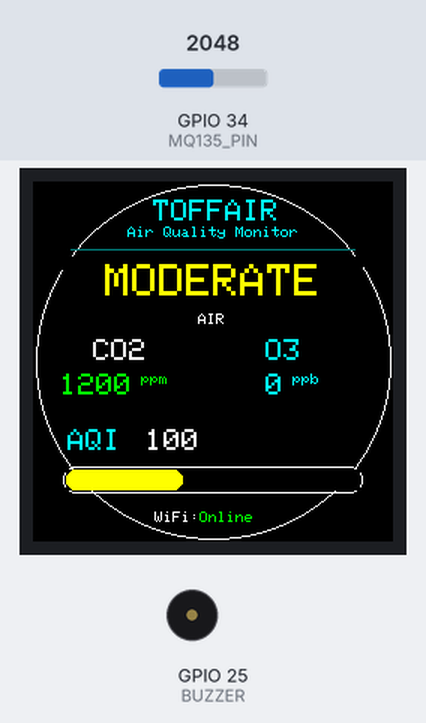
Recording of a sketch running on a simulated ESP32. Parts: 240×240 colour display, buzzer (waves = sounding). The inputs (shaded band) are chosen by the test bench; at power-on: GPIO 34 (MQ135_PIN) = 2048. WiFi joins after 1.5 s; servers stay silent unless stated; EEPROM starts erased; what the sketch prints to the serial monitor is not drawn.

Above: at 8.0 s.
8.1 s: GPIO 34 (MQ135_PIN) set to 2866
At 9.4 s:
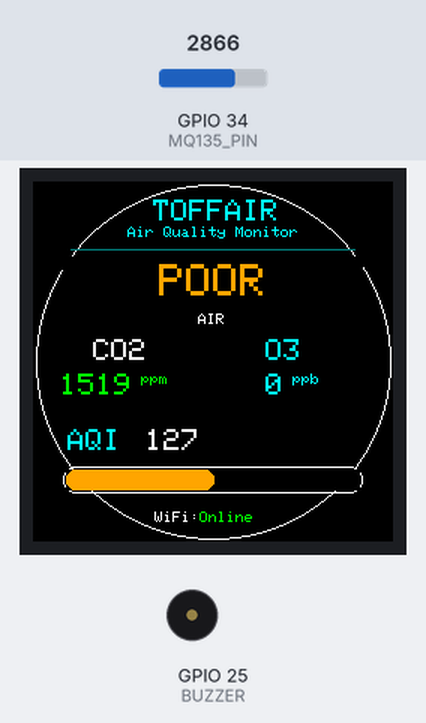
10.3 s: GPIO 34 (MQ135_PIN) set to 3543
At 11.8 s:
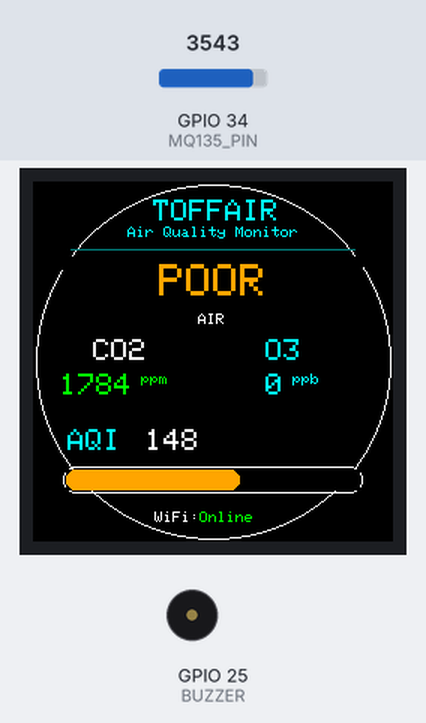
12.1 s: GPIO 34 (MQ135_PIN) set to 3633
At 13.5 s:
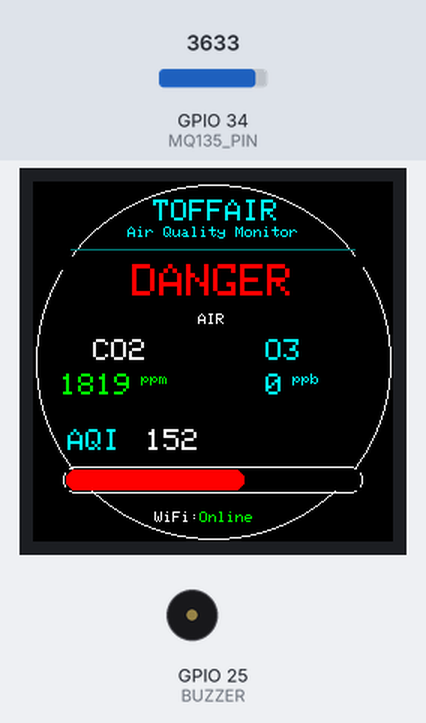
14.2 s: GPIO 34 (MQ135_PIN) set to 1344
At 15.7 s:
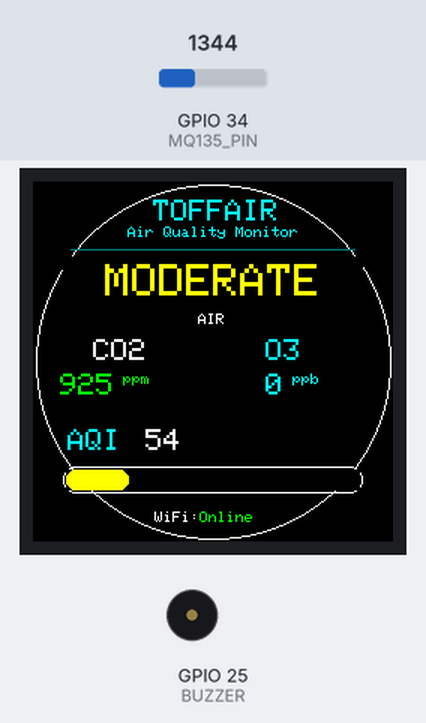
16.0 s: GPIO 34 (MQ135_PIN) set to 1246
At 17.2 s:
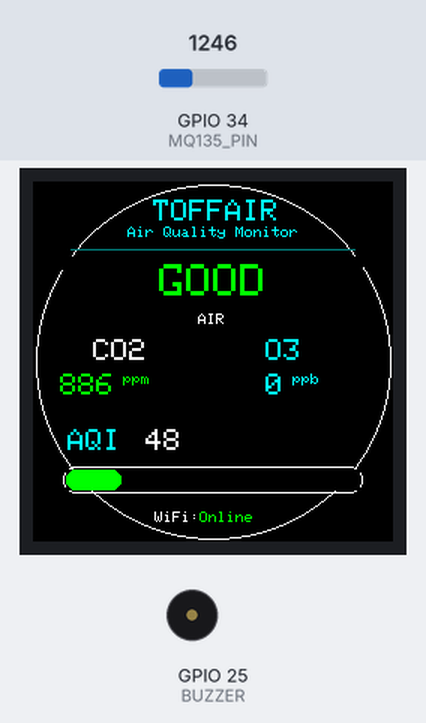
17.5 s: GPIO 34 (MQ135_PIN) set to 542
At 18.4 s:
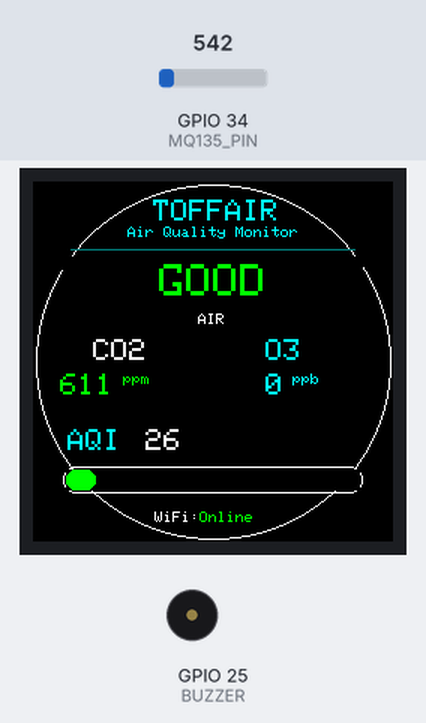
19.0 s: GPIO 34 (MQ135_PIN) set to 493
Timing chart, 0 to 21.6 s (numbered marks = the images above; inputs shaded):
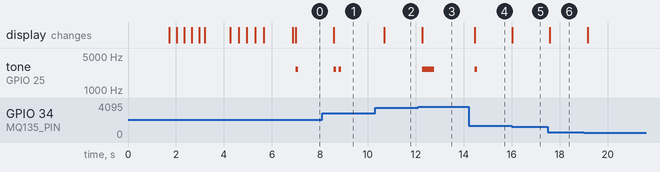

Measured:
- the behaviour switches between 3585 and 3586 on GPIO 34 (MQ135_PIN) (found by bisection; images 2 and 3)
- the behaviour switches between 1283 and 1282 on GPIO 34 (MQ135_PIN) (found by bisection; images 4 and 5)
- after the input at 8.1 s, tone on GPIO 25 (BUZZER): alternates 2700 Hz for 0.10 s and silent for 0.12 s, 4 changes in all, then stays silent, starting after 0.48 s; the display: changes after 0.48 s (image 1)
- after the input at 10.3 s, the display: changes after 0.39 s (image 2)
- after the input at 12.1 s, tone on GPIO 25 (BUZZER): silent → 2700 Hz after 0.16 s, → silent 0.50 s later; the display: changes after 0.16 s (image 3)
- after the input at 14.2 s, tone on GPIO 25 (BUZZER): silent → 2700 Hz after 0.26 s, → silent 0.10 s later; the display: changes after 0.26 s (image 4)
- after the input at 16.0 s, the display: changes at once (image 5)
- after the input at 17.5 s, the display: changes after 0.10 s (image 6)

The sketch:

ToffAir.ino
```cpp
/*****************************************************
 *               ToffAir v3.0.0
 *      Air Quality Monitoring Station
 *        ESP32 + GC9A01 + MQ135 + MQ131
 *
 *      Desarrollado por: Juan Portillo
 *****************************************************/

#include <SPI.h>
#include <WiFi.h>
#include <Preferences.h>
#include "AdafruitIO_WiFi.h"
#include <Adafruit_GFX.h>
#include <Adafruit_GC9A01A.h>

//======================================================
// PINES
//======================================================

#define TFT_CS     5
#define TFT_DC     2
#define TFT_RST    4

#define TFT_SCK    18
#define TFT_MOSI   23

#define MQ135_PIN  34
#define MQ131_CS    15
#define MQ131_RDY   19

#define BUZZER     25

//======================================================
// COLORES
//======================================================

#define BG_COLOR      GC9A01A_BLACK
#define TITLE_COLOR   GC9A01A_CYAN
#define TEXT_COLOR    GC9A01A_WHITE
#define GOOD_COLOR    GC9A01A_GREEN
#define WARN_COLOR    GC9A01A_YELLOW
#define BAD_COLOR     GC9A01A_RED
#define BAR_COLOR     GC9A01A_BLUE

//======================================================
// TFT
//======================================================

Adafruit_GC9A01A tft(TFT_CS, TFT_DC, TFT_RST);

//======================================================
// VARIABLES GLOBALES
//======================================================

float mq135 = 0;
float mq131 = 0;

//=========================
// WIFI
//=========================

bool ultimoEstadoWiFi = false;
unsigned long tiempoReconexion = 0;

const char* ssid = "NAME_OF_WIFI";
const char* password = "YOUR_PASSWORD";

bool wifiConectado = false;

//=====================================================
// ADAFRUIT IO
//=====================================================

#define IO_USERNAME "YOUR_ID"
#define IO_KEY      "YOUR_IO_KEY"

AdafruitIO_WiFi io(IO_USERNAME, IO_KEY, ssid, password);

AdafruitIO_Feed *co2Feed    = io.feed("co2");
AdafruitIO_Feed *ozonoFeed  = io.feed("ozono");
AdafruitIO_Feed *aqiFeed    = io.feed("aqi");

unsigned long tiempoAdafruit = 0;

//==============================
// MQ135
//==============================

int mq135RAW = 0;

float mq135Voltaje = 0;

float mq135PPM = 0;

// Tiempo de actualización
unsigned long tiempoMQ135 = 0;

int AQI = 0;

String estado = "GOOD";

bool wifi = false;

//==============================
// MCP3551 - MQ131
//==============================

long mq131RAW = 0;
float mq131Voltaje = 0.0;
float mq131PPB = 0.0;

float mq131Ratio = 0.0;

long mq131Filtro = 0;

const byte NUM_MUESTRAS = 8;
long muestrasMQ131[NUM_MUESTRAS];
byte indiceMQ131 = 0;

unsigned long tiempoMQ131 = 0;

float mq131Rs = 0.0;

Preferences memoria;

float mq131R0 = 0.0;

bool calibrado = false;

unsigned long tiempoCalibracion = 0;

const unsigned long DURACION_CAL = 60000;   // 60 segundos

float sumaR0 = 0;

long contadorR0 = 0;

//======================================================
// FUNCIONES
//======================================================

void splashScreen();
void dashboard();
void drawProgressBar(int percent);

//======================================================
// SETUP
//======================================================

void setup()
{
    Serial.begin(115200);

    Serial.begin(115200);

    conectarWiFi();

    conectarAdafruit();

    pinMode(BUZZER, OUTPUT);

    // PWM para buzzer
    ledcAttach(BUZZER, 2700, 8);

    SPI.begin(TFT_SCK, -1, TFT_MOSI, TFT_CS);

    tft.begin();

    tft.setRotation(0);

    splashScreen();

    pantallaDiagnostico();

    diagnosticoLinea("Display",true);

    diagnosticoLinea("MQ135",true);

    diagnosticoLinea("MCP3551",true);

    diagnosticoLinea("MQ131",true);

    diagnosticoLinea("Calibration",true);

    delay(800);

    dashboard();

    pinMode(MQ131_RDY, INPUT);

    digitalWrite(MQ131_CS, HIGH);
    pinMode(MQ131_CS, OUTPUT);

    memoria.begin("mq131", false);

    mq131R0 = memoria.getFloat("R0", 0);

    if(mq131R0 > 0)
    {
        calibrado = true;
    }
    else
    {
        tiempoCalibracion = millis();
    }

}

void beep(int tiempo)
{
    ledcWrite(BUZZER, 128);   // 50% Duty Cycle
    delay(tiempo);
    ledcWrite(BUZZER, 0);
}

//======================================================
// LOOP
//======================================================

void loop()
{
    wifiConectado = (WiFi.status() == WL_CONNECTED);

    bool estadoActual = (WiFi.status() == WL_CONNECTED);

    if (estadoActual != ultimoEstadoWiFi)
    {
        ultimoEstadoWiFi = estadoActual;
        actualizarWiFi();
    }

    if (wifiConectado)
    {
        io.run();
    }

    // Intentar reconectar cada 10 s
    if (!wifiConectado)
    {
        if (millis() - tiempoReconexion >= 10000)
        {
            tiempoReconexion = millis();
            reconectarWiFi();
        }
    }

    // Sensores cada 500 ms
    if (millis() - tiempoMQ135 >= 500)
    {
        tiempoMQ135 = millis();

        leerMQ135();
        leerMQ131();

        calibrarMQ131();

        actualizarMQ131();

        calcularEstado();

        actualizarMQ135();

        actualizarEstado();

        actualizarBarraAQI();

        actualizarBuzzer();
    }

    // Envío a Adafruit cada 30 s
    if (wifiConectado)
    {
        if (millis() - tiempoAdafruit >= 30000)
        {
            tiempoAdafruit = millis();

            co2Feed->save(mq135PPM);
            ozonoFeed->save(mq131PPB);
            aqiFeed->save(AQI);

            Serial.println("Datos enviados a Adafruit IO");
        }
    }
}

void conectarWiFi()
{
    Serial.println();
    Serial.println("=================================");
    Serial.println(" TOFFAIR ");
    Serial.println("=================================");
    Serial.println("Conectando al WiFi...");

    WiFi.mode(WIFI_STA);
    WiFi.begin(ssid, password);

    int intentos = 0;

    while (WiFi.status() != WL_CONNECTED && intentos < 20)
    {
        delay(500);
        Serial.print(".");
        intentos++;
    }

    Serial.println();

    if (WiFi.status() == WL_CONNECTED)
    {
        wifiConectado = true;

        Serial.println("WiFi conectado");
        Serial.print("IP: ");
        Serial.println(WiFi.localIP());
    }
    else
    {
        wifiConectado = false;

        Serial.print("Error WiFi. Codigo: ");
        Serial.println(WiFi.status());
    }

    Serial.println("=================================");
}

void actualizarWiFi()
{
    // Borra únicamente la parte donde dice Online/Offline
    tft.fillRect(110, 220, 55, 8, GC9A01A_BLACK);

    tft.setTextSize(1);
    tft.setCursor(81,220);

    tft.setTextColor(GC9A01A_WHITE);
    tft.print("WiFi:");

    if(WiFi.status() == WL_CONNECTED)
    {
        tft.setTextColor(GC9A01A_GREEN);
        tft.print("Online ");
    }
    else
    {
        tft.setTextColor(BAD_COLOR);
        tft.print("Offline");
    }
}

void conectarAdafruit()
{
    Serial.println();
    Serial.println("Conectando a Adafruit IO...");

    io.connect();

    while(io.status() < AIO_CONNECTED)
    {
        Serial.print(".");
        delay(500);
    }

    Serial.println();
    Serial.println("Adafruit IO conectado");
}

void reconectarWiFi()
{
    if(WiFi.status() == WL_CONNECTED)
    {
        wifiConectado = true;
        return;
    }

    wifiConectado = false;

    Serial.println("Intentando reconectar WiFi...");

    WiFi.disconnect();
    WiFi.begin(ssid, password);
}

void splashScreen()
{
    tft.fillScreen(BG_COLOR);

    // Borde
    tft.drawCircle(120,120,118,GC9A01A_CYAN);
    tft.drawCircle(120,120,116,GC9A01A_WHITE);

    // Título
    tft.setTextColor(TITLE_COLOR);
    tft.setTextSize(2);
    tft.setCursor(80,35);
    tft.print("TOFFAIR");

    // Subtítulo
    tft.setTextColor(TEXT_COLOR);
    tft.setTextSize(1);
    tft.setCursor(48,60);
    tft.print("Air Quality Monitor");

    // Línea decorativa
    tft.drawFastHLine(35,80,170,GC9A01A_DARKCYAN);

    // Autor
    tft.setTextSize(1);
    tft.setCursor(68,100);
    tft.print("Designed by");

    tft.setTextSize(2);
    tft.setTextColor(GOOD_COLOR);
    tft.setCursor(48,118);
    tft.print("Juan Portillo");

    // Loading
    tft.setTextSize(1);
    tft.setTextColor(TEXT_COLOR);
    tft.setCursor(82,160);
    tft.print("Loading...");

    for(int i=0;i<=100;i++)
    {
        drawProgressBar(i);
        delay(12);
    }

    delay(1000);
}

void drawProgressBar(int percent)
{
    tft.drawRoundRect(30,180,180,18,8,GC9A01A_WHITE);

    int width = map(percent,0,100,0,176);

    tft.fillRoundRect(32,182,width,14,6,GC9A01A_CYAN);

    tft.fillRect(90,205,60,12,BG_COLOR);

    tft.setTextColor(TEXT_COLOR);
    tft.setTextSize(1);

    tft.setCursor(103,205);
    tft.print(percent);
    tft.print("%");
}

void dashboard()
{
    tft.fillScreen(BG_COLOR);

    // Marco
    tft.drawCircle(120,120,118,GC9A01A_WHITE);

    //======================
    // TITULO
    //======================

    tft.setTextColor(TITLE_COLOR);
    tft.setTextSize(2);

    tft.setCursor(80,12);
    tft.print("TOFFAIR");

    tft.setTextSize(1);

    tft.setCursor(63,30);
    tft.print("Air Quality Monitor");

    tft.drawFastHLine(25,45,190,GC9A01A_DARKCYAN);

    //======================
    // ESTADO
    //======================

    tft.setTextColor(GOOD_COLOR);

    tft.setTextSize(3);

    tft.setCursor(82,55);
    tft.print("GOOD");

    tft.setTextSize(1);

    tft.setTextColor(TEXT_COLOR);

    tft.setCursor(110,88);
    tft.print("AIR");

    //======================
    // CO2
    //======================

    tft.setTextSize(2);

    tft.setCursor(40,105);
    tft.print("CO2");

    tft.setCursor(40,128);
    tft.print("---");

    tft.setTextSize(1);

    tft.print(" ppm");

    //======================
    // O3
    //======================

    tft.setTextColor(GC9A01A_CYAN);
    tft.setTextSize(2);

    tft.setCursor(155,105);
    tft.print("O3");

    tft.setCursor(155,128);
    tft.print("---");

    tft.setTextSize(1);

    tft.print(" ppb");

    //======================
    // AQI
    //======================

    tft.setTextSize(2);

    tft.setCursor(23,165);
    tft.print("AQI");

    tft.setCursor(75,165);
    tft.print("--");

    //======================
    // Barra
    //======================

    tft.drawRoundRect(20,190,200,18,8,GC9A01A_WHITE);

    tft.fillRoundRect(22,192,45,14,6,GOOD_COLOR);

    //======================
    // WiFi
    //======================

    Serial.print("WiFi.status() = ");
    Serial.println(WiFi.status());

    actualizarWiFi();
}

void pantallaDiagnostico()
{
    tft.fillScreen(BG_COLOR);

    tft.setTextColor(GC9A01A_CYAN);
    tft.setTextSize(2);
    tft.setCursor(38,20);
    tft.println("AIRGUARDIAN");

    tft.setTextColor(GC9A01A_WHITE);
    tft.setTextSize(1);
    tft.setCursor(55,45);
    tft.println("Initializing...");
}

void diagnosticoLinea(String texto,bool ok)
{
    static int y = 70;

    tft.setCursor(25,y);

    if(ok)
    {
        tft.setTextColor(GC9A01A_GREEN);
        tft.print("[OK] ");
    }
    else
    {
        tft.setTextColor(GC9A01A_RED);
        tft.print("[FAIL] ");
    }

    tft.setTextColor(GC9A01A_WHITE);
    tft.println(texto);

    y += 20;

    delay(350);
}

void leerMQ135()
{

    mq135RAW = analogRead(MQ135_PIN);

    mq135Voltaje = (mq135RAW * 3.3) / 4095.0;

    // Conversión provisional
    mq135PPM = map(mq135RAW,0,4095,400,2000);

    AQI = map(mq135PPM,400,2000,0,300);
    AQI = constrain(AQI,0,300);

    if(AQI < 50)
        estado = "GOOD";
    else if(AQI < 100)
        estado = "NORMAL";
    else if(AQI < 180)
        estado = "BAD";
    else
        estado = "DANGER";

    Serial.print("RAW: ");
    Serial.print(mq135RAW);

    Serial.print("   Voltaje: ");
    Serial.print(mq135Voltaje,2);

    Serial.print(" V");

    Serial.print("   PPM: ");

    Serial.println(mq135PPM);

}

void calcularEstado()
{
    if (mq135PPM <= 600)
    {
        estado = "EXCELLENT";
        AQI = map(mq135PPM, 400, 600, 0, 25);
    }
    else if (mq135PPM <= 900)
    {
        estado = "GOOD";
        AQI = map(mq135PPM, 601, 900, 26, 50);
    }
    else if (mq135PPM <= 1200)
    {
        estado = "MODERATE";
        AQI = map(mq135PPM, 901, 1200, 51, 100);
    }
    else if (mq135PPM <= 1800)
    {
        estado = "POOR";
        AQI = map(mq135PPM, 1201, 1800, 101, 150);
    }
    else
    {
        estado = "DANGER";
        AQI = map(mq135PPM, 1801, 3000, 151, 250);
    }

    AQI = constrain(AQI, 0, 250);
}

void actualizarEstado()
{
    tft.fillRect(20,50,200,35,BG_COLOR);

    uint16_t color;

    if (estado == "EXCELLENT")
        color = GC9A01A_DARKGREEN;

    else if (estado == "GOOD")
        color = GC9A01A_GREEN;

    else if (estado == "MODERATE")
        color = GC9A01A_YELLOW;

    else if (estado == "POOR")
        color = GC9A01A_ORANGE;

    else
        color = GC9A01A_RED;

    tft.setTextColor(color);
    tft.setTextSize(3);

    // Centrado horizontal aproximado
    int anchoTexto = estado.length() * 18;
    int x = (240 - anchoTexto) / 2;

    tft.setCursor(x,55);
    tft.print(estado);
}

void actualizarMQ135()
{

    // Borra solamente donde está el número

    tft.fillRect(10,122,90,20,BG_COLOR);

    tft.setCursor(18,128);

    tft.setTextColor(GOOD_COLOR);

    tft.setTextSize(2);

    tft.print((int)mq135PPM);

    tft.setTextSize(1);

    tft.print(" ppm");

    //==============================
    // AQI
    //==============================

    tft.fillRect(60,160,50,20,BG_COLOR);

    tft.setCursor(75,165);

    tft.setTextColor(GC9A01A_WHITE);

    tft.setTextSize(2);

    tft.print(AQI);

}

void actualizarBarraAQI()
{
    uint16_t color;

    if (estado == "EXCELLENT")
        color = GC9A01A_DARKGREEN;

    else if (estado == "GOOD")
        color = GC9A01A_GREEN;

    else if (estado == "MODERATE")
        color = GC9A01A_YELLOW;

    else if (estado == "POOR")
        color = GC9A01A_ORANGE;

    else
        color = GC9A01A_RED;

    int ancho = map(AQI,0,250,0,196);

    tft.fillRect(22,192,196,14,BG_COLOR);

    tft.fillRoundRect(22,192,ancho,14,6,color);
}

void actualizarBuzzer()
{
    static String ultimoEstado = "";

    if (estado == ultimoEstado)
        return;

    ultimoEstado = estado;

    if (estado == "EXCELLENT")
    {
        // Sin sonido
    }
    else if (estado == "GOOD")
    {
        // Sin sonido
    }
    else if (estado == "MODERATE")
    {
        beep(100);
    }
    else if (estado == "POOR")
    {
        beep(100);
        delay(120);
        beep(100);
    }
    else if (estado == "DANGER")
    {
        beep(500);
    }
}

    //==============================
    // MCP3551 - MQ131
    //==============================

long leerMCP3551()
{
    uint32_t dato = 0;

    digitalWrite(MQ131_CS, LOW);

    delayMicroseconds(5);

    dato |= ((uint32_t)SPI.transfer(0x00)) << 16;
    dato |= ((uint32_t)SPI.transfer(0x00)) << 8;
    dato |= ((uint32_t)SPI.transfer(0x00));

    digitalWrite(MQ131_CS, HIGH);

    dato &= 0xFFFFFF;

    return (long)dato;
}

void leerMQ131()
{
    uint32_t dato = leerMCP3551();

    bool OVL = (dato >> 23) & 1;
    bool OVH = (dato >> 22) & 1;

    // Si hay overflow, ignoramos esta muestra
    if (OVL || OVH)
    {
        return;
    }

    int32_t codigo = dato & 0x3FFFFF;

    // Extensión de signo (22 bits)
    if (codigo & 0x200000)
        codigo |= 0xFFC00000;

    mq131RAW = codigo;

    // Guardar la nueva lectura
    muestrasMQ131[indiceMQ131] = mq131RAW;

    // Pasar a la siguiente posición
    indiceMQ131++;

    if(indiceMQ131 >= NUM_MUESTRAS)
        indiceMQ131 = 0;

    // Calcular el promedio
    long suma = 0;

    for(int i = 0; i < NUM_MUESTRAS; i++)
    {
        suma += muestrasMQ131[i];
    }

    mq131Filtro = suma / NUM_MUESTRAS;

    // Conversión a voltaje
    mq131Voltaje = (mq131Filtro * 5.0) / 4194303.0;

    const float Vc = 5.0;
    const float RL = 10000.0;   // 10 kΩ

    mq131Rs = RL * ((Vc - mq131Voltaje) / mq131Voltaje);

    if(calibrado)
    {
        mq131Ratio = mq131Rs / mq131R0;

        mq131PPB = calcularO3(mq131Ratio);
    }

    // Mostrar resultados
    Serial.print("Voltaje: ");
    Serial.print(mq131Voltaje,6);

    Serial.print(" V");

    Serial.print("   Rs: ");
    Serial.print(mq131Rs,0);

    Serial.print(" Ω");

    Serial.print("   Ratio: ");
    Serial.print(mq131Ratio,4);

    Serial.print("   O3: ");
    Serial.print(mq131PPB,1);

    Serial.println(" ppb");
}

void calibrarMQ131()
{
    if(calibrado)
        return;

    sumaR0 += mq131Rs;

    contadorR0++;

    if(millis()-tiempoCalibracion >= DURACION_CAL)
    {
        mq131R0 = sumaR0 / contadorR0;

        memoria.putFloat("R0", mq131R0);

        calibrado = true;

        Serial.println();
        Serial.println("**********************");
        Serial.println("CALIBRACION TERMINADA");
        Serial.print("R0 = ");
        Serial.println(mq131R0);
        Serial.println("**********************");
    }
}

float calcularO3(float ratio)
{
    if(ratio <= 0)
        return 0;

    // Aproximación inicial de la curva logarítmica
    float m = -0.85;
    float b = 0.78;

    float logPPB = (log10(ratio) - b) / m;

    float ppb = pow(10, logPPB);

    if(ppb < 0)
        ppb = 0;

    if(ppb > 1000)
        ppb = 1000;

    return ppb;
}

void actualizarMQ131()
{
    // Borra únicamente el área del valor
    tft.fillRect(145,122,75,20,BG_COLOR);

    tft.setCursor(155,128);

    tft.setTextColor(GC9A01A_CYAN);

    tft.setTextSize(2);

    tft.print((int)mq131PPB);

    tft.setTextSize(1);

    tft.print(" ppb");
}
```
